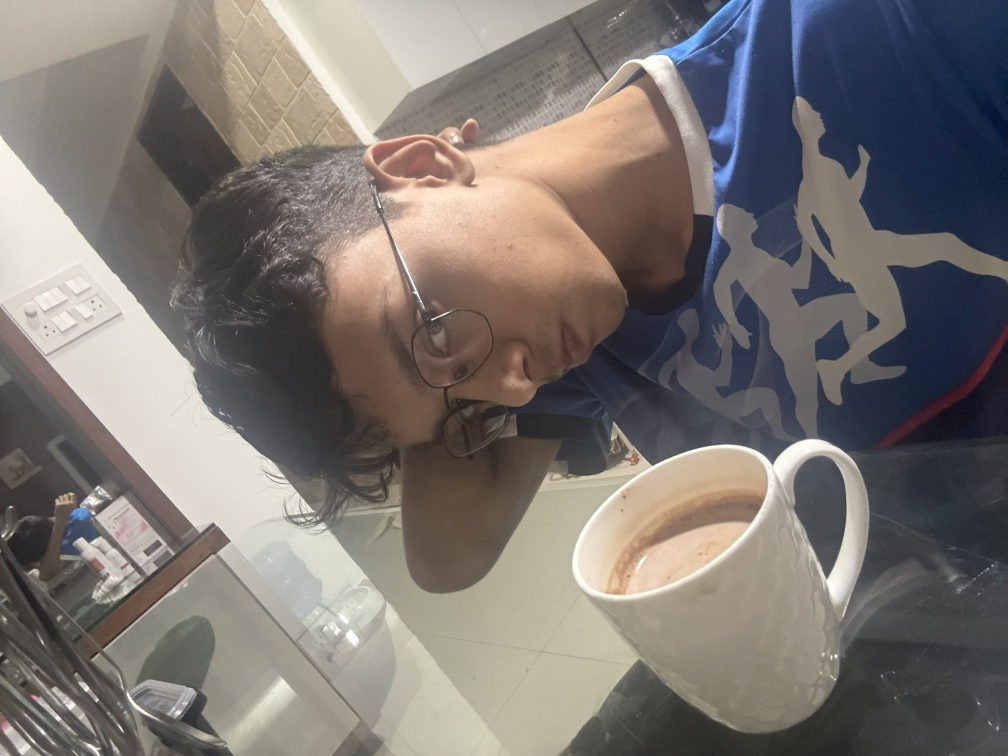
#> input picture me at night.jpg, 4032 x 3024 px, given as the content of the folder koniq10k_512x384, which was not available (shown at 1/4 size)
$ python features.py   (older library calls are emulated)
#> lines starting #> are read from the running program, lines starting #| are printed output that depends on the picture; pictures that were not available may be replaced by others from this repository, and a replacement may not be noted
import numpy as np, cv2, os, pandas as pd
from pathlib import Path
from tqdm import tqdm

TARGET_SIZE = (384, 512)
feature_names = [
    "brightness",  # Overall luminance of the image
    "contrast",  # Difference between light and dark areas
    "colorfulness",  # Intensity and variety of colors
    "sharpness",  # Edge definition and detail clarity
    "saturation",  # Color saturation level
    "texture_noise",  # Texture/Noise level
]


def extract_features(image_path):
    """Extracts features from a single image."""
    bgr = cv2.imread(str(image_path))
#> bgr is the input picture: shape (3024, 4032, 3); mean B, G, R 113.6, 117.7, 123.6
    if bgr is None:
        raise ValueError(f"Unable to read: {image_path}")
    rgb = cv2.cvtColor(bgr, cv2.COLOR_BGR2RGB)
    if rgb.shape[:2] != TARGET_SIZE:
        rgb = cv2.resize(
            rgb, (TARGET_SIZE[1], TARGET_SIZE[0]), interpolation=cv2.INTER_AREA
        )
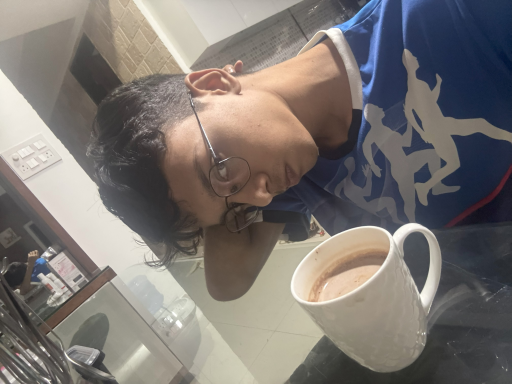
#> rgb: shape (384, 512, 3); mean R, G, B 123.6, 117.7, 113.6
    rgb = rgb.astype(np.float32) / 255.0
    gray = (
        cv2.cvtColor((rgb * 255).astype(np.uint8), cv2.COLOR_RGB2GRAY).astype(
            np.float32
        )
        / 255.0
    )
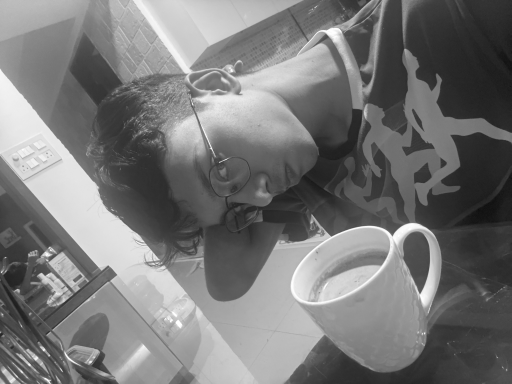
#> gray: shape (384, 512) float32; min 0.0549, max 0.996, mean 0.467

    # Compute features
    brightness = np.mean(gray)
#> brightness = 0.467
    contrast = float(np.sqrt(np.mean((gray - np.mean(gray)) ** 2)))
#> contrast = 0.23
    r, g, b = rgb[:, :, 0], rgb[:, :, 1], rgb[:, :, 2]
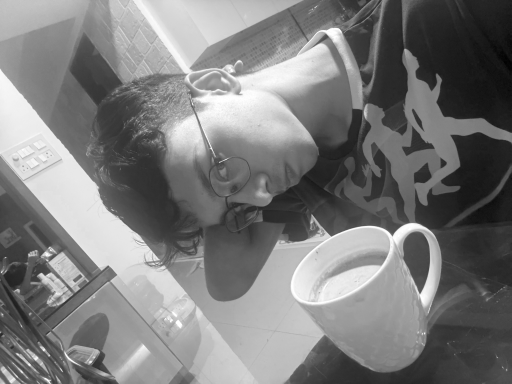
#> r: shape (384, 512) float32; min 0.00784, max 1, mean 0.485
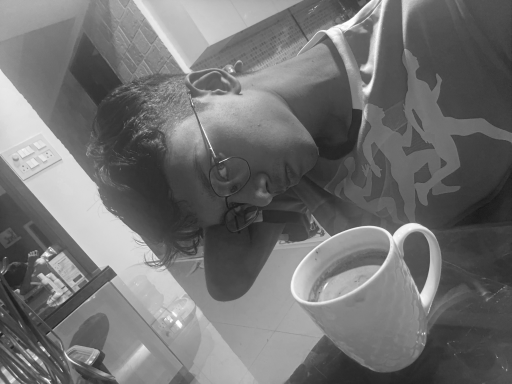
#> b: shape (384, 512) float32; min 0.098, max 1, mean 0.446
    rg, yb = r - g, 0.5 * (r + g) - b
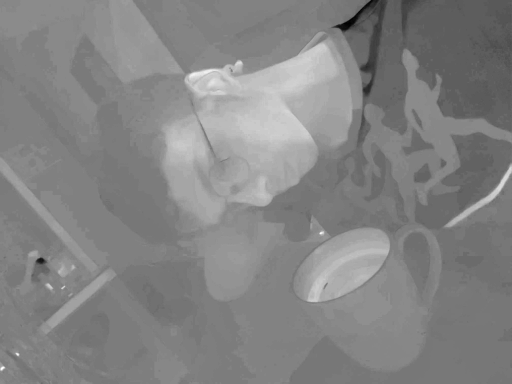
#> rg: shape (384, 512) float32; min -0.255, max 0.282, mean 0.0234; drawn with min black and max white
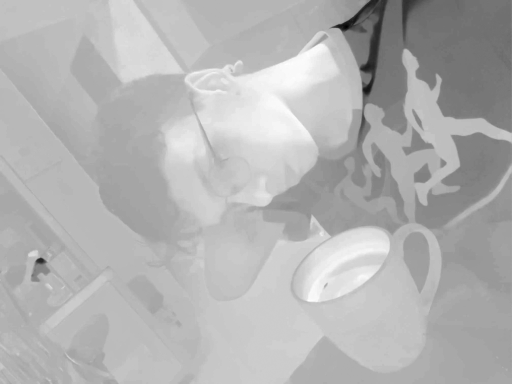
#> yb: shape (384, 512) float32; min -0.461, max 0.235, mean 0.0277; drawn with min black and max white
    colorfulness = np.sqrt(np.std(rg) ** 2 + np.std(yb) ** 2) + 0.3 * np.sqrt(
        np.mean(rg) ** 2 + np.mean(yb) ** 2
    )
#> colorfulness = 0.107
    gray_u8 = (gray * 255).astype(np.uint8)
    sharpness = float(np.var(cv2.Laplacian(gray_u8, cv2.CV_64F)))
#> sharpness = 432.4
    hsv = cv2.cvtColor((rgb * 255).astype(np.uint8), cv2.COLOR_RGB2HSV)
#> hsv: shape (384, 512, 3); mean H, S, V 45.6, 48.2, 129.8
    saturation = np.mean(hsv[:, :, 1].astype(float)) / 255.0
#> saturation = 0.189
    blurred = cv2.GaussianBlur(gray, (5, 5), 1.0)
    resid = gray - blurred
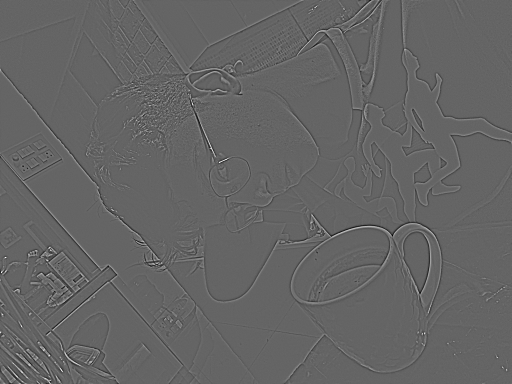
#> resid: shape (384, 512) float32; min -0.234, max 0.357, mean -6.38e-06; drawn with min black and max white
    texture_noise = float(np.median(np.abs(resid - np.median(resid))) * 1.4826)
#> texture_noise = 0.00451

    return np.array(
        [brightness, contrast, colorfulness, sharpness, saturation, texture_noise],
        dtype=np.float32,
    )


def build_features(image_dir, out_csv="Data/features.csv"):
    """Builds features for all images in a directory."""
    image_paths = list(Path(image_dir).glob("*.jpg")) + list(
        Path(image_dir).glob("*.bmp")
    )
    rows = []
    for image_path in tqdm(image_paths, desc="Extracting Features"):
        try:
            features = extract_features(image_path)
#> features = [0.467, 0.23, 0.107, 432.4, 0.189, 0.00451]
            rows.append([*features, image_path.name])
        except Exception as e:
            print(f"Error processing {image_path.name}: {e}")
    df = pd.DataFrame(rows, columns=feature_names + ["image_path"])
#> df = table of 1 rows and 7 columns
#> (the run stopped early here; a loop or call above may not have finished)
